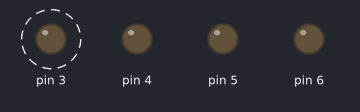
This sketch was run on a simulated Arduino Uno, built with avr-gcc and run on an emulated ATmega328P. On the bench: output pins drawn as LEDs (lit = HIGH). Dashed ring = blinking. What the sketch prints to the serial monitor is not drawn.

Above: at 0.3 s.
Timing chart, 0 to 3.0 s (numbered marks = the images above):
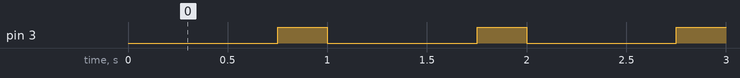

The sketch:

envio_de_lucecitas.ino
```cpp
void setup() {
 pinMode(3,OUTPUT);
 pinMode(4,OUTPUT);
 pinMode(5,OUTPUT);
 pinMode(6,OUTPUT);
 Serial.begin(9600);
 Serial.println("Inicializando");
}

void loop() {


  digitalWrite(3,HIGH);
  digitalWrite(3,LOW);
  digitalWrite(3,LOW);
  digitalWrite(3,LOW);
  Serial.println(3,"Inciando pin 3");
  delay(250);


  digitalWrite(3,LOW);
  digitalWrite(3,HIGH);
  digitalWrite(3,LOW);
  digitalWrite(3,LOW);
  Serial.println(3,"Inciando pin 3");
  delay(250);


  digitalWrite(3,LOW);
  digitalWrite(3,LOW);
  digitalWrite(3,HIGH);
  digitalWrite(3,LOW);
  Serial.println(3,"Inciando pin 3");
  delay(250);

  digitalWrite(3,LOW);
  digitalWrite(3,LOW);
  digitalWrite(3,LOW);
  digitalWrite(3,HIGH);
  Serial.println(3,"Inciando pin 3");
  delay(250);


}
```

Measured:
- by itself, pin 3: alternates HIGH for 0.25 s and LOW for 0.75 s
